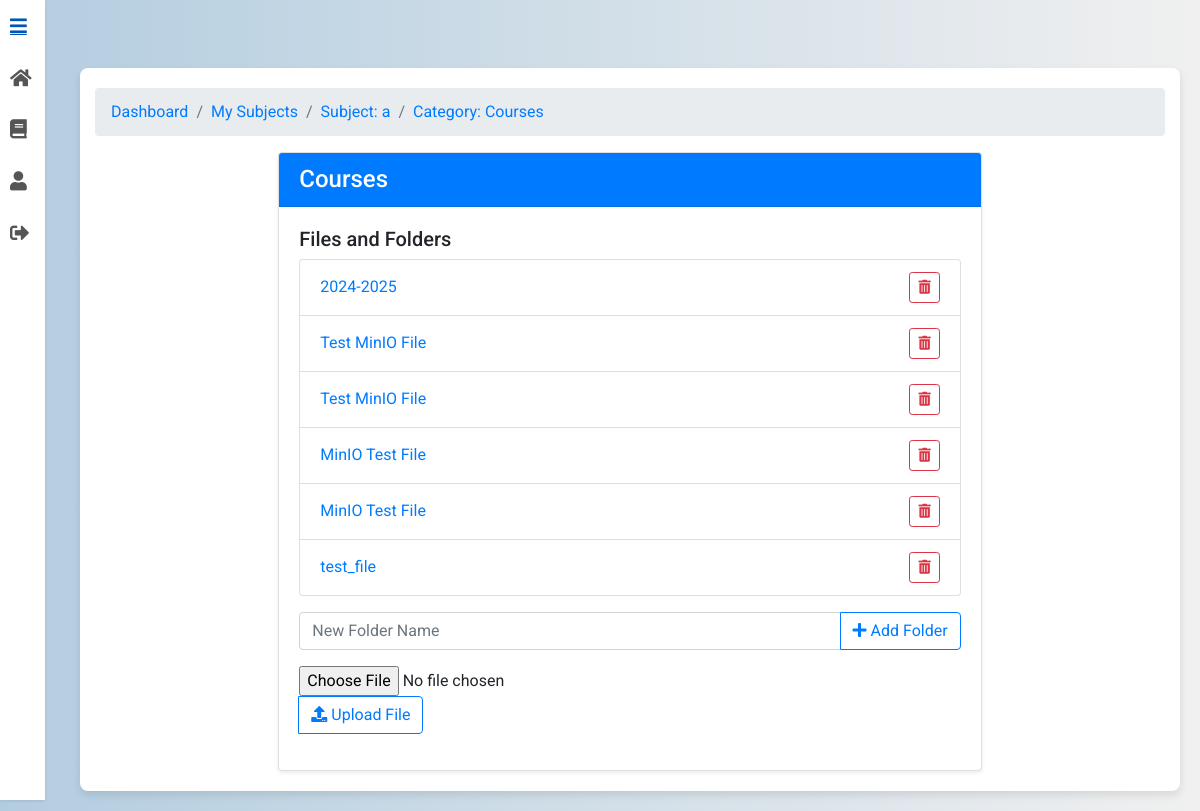
/subjects/category/119/ (signed in), run on the app's committed database.
### subjects/models.py (models this page shows, shortened)
class Category(models.Model):
    subject = models.ForeignKey(Subject, related_name='categories', on_delete=models.CASCADE)
    name = models.CharField(max_length=255)
    parent = models.ForeignKey('self', null=True, blank=True, related_name='subcategories', on_delete=models.CASCADE)
    class Meta:
        unique_together = (('subject', 'name', 'parent'),)

class File(models.Model):
    category = models.ForeignKey('Category', related_name='files', on_delete=models.CASCADE)
    name = models.CharField(max_length=100)
    file = models.FileField(upload_to='files/', storage=get_file_storage())

### subjects/views.py (the view, shortened to what this page needs)
# urls.py: path("category/<int:pk>/", CategoryDetailView.as_view(), name="category_detail"),
class CategoryDetailView(LoginRequiredMixin, BreadcrumbMixin, DetailView):
    model = Category
    template_name = "category_detail.html"
    context_object_name = "category"
    def get_breadcrumbs(self):
        category = self.get_object()
        dashboard_url = reverse_lazy("users:login")
        if self.request.user.role == "professor":
            dashboard_url = reverse_lazy("users:professor_dashboard")
        elif self.request.user.role == "student":
            dashboard_url = reverse_lazy("users:student_dashboard")
        breadcrumbs = [
            ("Dashboard", dashboard_url),
            ("My Subjects", reverse_lazy("subjects:my_subjects")),
            (f"Subject: {category.subject.name}", reverse_lazy("subjects:subject_detail", args=[category.subject.pk])),
            (f"Category: {category.name}", self.request.path),
        ]
        return breadcrumbs
    def get_context_data(self, **kwargs):
        context = super().get_context_data(**kwargs)
        context["breadcrumbs"] = self.get_breadcrumbs()  # Ensure breadcrumbs are added to context
        context["subcategories"] = self.object.subcategories.all()
        context["files"] = self.object.files.all()
        return context

### UniGrading/mixin.py (called while the page is built)
    def get_context_data(self, **kwargs):
        context = super().get_context_data(**kwargs)
        context["breadcrumbs"] = self.get_breadcrumbs()
        return context

### subjects/templates/category_detail.html (shortened to what this page needs)
{% extends 'base.html' %}
{% load static %}
{% load view_breadcrumbs %}
{% block content %}
<div class="container mt-5">
    <nav aria-label="breadcrumb">
        <ol class="breadcrumb">
            {% for name, url in breadcrumbs %}
                <li class="breadcrumb-item">
                    <a href="{{ url }}">{{ name }}</a>
                </li>
            {% endfor %}
        </ol>
    </nav>
    <div class="row justify-content-center">
        <div class="col-md-8">
            <div class="card shadow-sm no-hover-card">
                <div class="card-header bg-primary text-white d-flex justify-content-between align-items-center">
                    <h4 class="mb-0">{{ category.name }}</h4>
                </div>
                <div class="card-body">
                    <h5>Files and Folders</h5>
                    <ul class="list-group mb-3" id="file-folder-list">
                        {% for subcategory in category.subcategories.all %}
                            <li class="list-group-item d-flex justify-content-between align-items-center">
                                <a href="{% url 'subjects:category_detail' subcategory.pk %}" class="text-decoration-none">
                                    {{ subcategory.name }}
                                </a>
                                <button class="btn btn-outline-danger btn-sm"
                                        data-toggle="modal"
                                        data-target="#deleteModal"
                                        data-item-id="{{ subcategory.pk }}"
                                        data-item-name="{{ subcategory.name }}"
                                        data-delete-url="{% url 'subjects:delete_subcategory' subcategory.pk %}">
                                    <i class="fas fa-trash-alt"></i>
                                </button>
                            </li>
                        {% empty %}
                            <li class="list-group-item text-muted">No folders available.</li>
                        {% endfor %}
                        {% for file in category.files.all %}
                            <li class="list-group-item d-flex justify-content-between align-items-center">
                                <a href="{{ file.file.url }}" class="text-decoration-none" download>
                                    {{ file.name }}
                                </a>
                                <button class="btn btn-outline-danger btn-sm"
                                        data-toggle="modal"
                                        data-target="#deleteModal"
                                        data-item-id="{{ file.pk }}"
                                        data-item-name="{{ file.name }}"
                                        data-delete-url="{% url 'subjects:delete_file' file.pk %}">
                                    <i class="fas fa-trash-alt"></i>
                                </button>
                            </li>
                        {% empty %}
                            <li class="list-group-item text-muted">No files available.</li>
                        {% endfor %}
                    </ul>
                    <div class="input-group mb-3">
                        <input type="text" id="new-folder-name" class="form-control" placeholder="New Folder Name">
                        <div class="input-group-append">
                            <button class="btn btn-outline-primary" type="button" onclick="addFolder()">
                                <i class="fas fa-plus"></i> Add Folder
                            </button>
                        </div>
                    </div>
                    <div class="input-group mb-3">
                        <input type="file" id="file-input" class="form-control-file">
                        <div class="input-group-append">
                            <button class="btn btn-outline-primary" type="button" onclick="addFile()">
                                <i class="fas fa-upload"></i> Upload File
                            </button>
                        </div>
                    </div>
                </div>
            </div>
        </div>
    </div>
</div>
{% endblock %}

### static/css/styles.css (style rules this page uses)
body { font-family: 'Roboto', sans-serif; background: linear-gradient(to right, #b3cde0, #f0f0f0); margin: 0; padding: 0; display: flex; justify-content: center; align-items: center; min-height: 100vh; }
.container { background-color: #ffffff; padding: 20px; border-radius: 8px; box-shadow: 0 4px 8px rgba(0, 0, 0, 0.1); max-width: 900px; width: 100%; animation: fadeIn 1s ease-in-out; }
.card { transition: transform 0.3s, box-shadow 0.3s; }
.no-hover-card { transition: none; }
button { padding: 10px; background-color: #66afe9; color: #ffffff; border: none; border-radius: 4px; cursor: pointer; transition: background-color 0.3s; }

### subjects/templates/base.html (style rules this page uses)
body { background: linear-gradient(to right, #b3cde0, #f0f0f0); margin: 0; padding: 0; font-family: 'Roboto', sans-serif; display: flex; }
.main-content > * { max-width: 100%; }

### data on the page
Category: name "Courses"
Category: name "2024-2025"
File: name "Test MinIO File"
File: name "Test MinIO File"
File: name "MinIO Test File"
File: name "MinIO Test File"
File: name "test_file"

### other printed values
{{ name }} "Dashboard" "My Subjects" "Subject: a" "Category: Courses"
